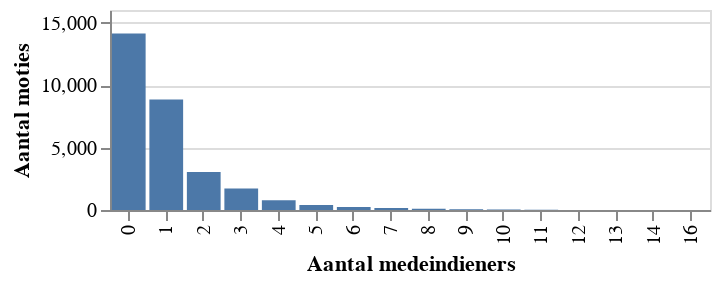

The notebook cell saved with this chart:
### Markdown cell above
In bovenstaande histogrammen gaat het vooral om de verdeling van de moties tijdens de kamerperiodes. Het absolute aantal is niet echt vergelijkbaar omdat de duur van de kabinetten verschillend is. 
* Balkenende IV: een piek van ongeveer 200 moties die nauwelijks stemmen krijgen (waarschijnlijk soort protestmoties), een grote piek met moties die rond de 35 stemmen blijven hangen en een piek met unaniem aangenomen moties
* Rutte I: relatief meer moties die het nipt wel of juist niet haalden.
* Rutte II: verlijkbaar met Balkenende IV, behalve dat de meeste moties onder de 75 bleven steken
* Rutte III: hele grote piek in het aantal unaniem aangenomen moties. Dit lijken er ook steeds meer te worden (500 in 2018, 700 in 2019 en 900 in 2020)

### Code cell
# hide_input
medeindieners = df['Medeindiener_persoon'].values
c = Counter(len(i) for i in medeindieners)
c.most_common()
source = pd.DataFrame(c.most_common()).rename(columns={0:'Aantal medeindieners',1:'Aantal moties'})
alt.Chart(source).mark_bar().encode(
    x=alt.X('Aantal medeindieners:O',sort=alt.EncodingSortField(field="x", op="count", order='ascending')),
    y='Aantal moties:Q'
).properties(width=300, height=100)

### Figure 1 — Vega-Lite specification as saved in the notebook (floating-point values rounded to 4 significant figures)
{"config": {"view": {"continuousWidth": 400, "continuousHeight": 300}}, "data": {"name": "data-846b617a9cde4279c30cce17d3ec7772"}, "mark": "bar", "encoding": {"x": {"type": "ordinal", "field": "Aantal medeindieners", "sort": {"field": "x", "op": "count", "order": "ascending"}}, "y": {"type": "quantitative", "field": "Aantal moties"}}, "height": 100, "width": 300, "$schema": "https://vega.github.io/schema/vega-lite/v4.8.1.json", "datasets": {"data-846b617a9cde4279c30cce17d3ec7772": [{"Aantal medeindieners": 0, "Aantal moties": 14127}, {"Aantal medeindieners": 1, "Aantal moties": 8840}, {"Aantal medeindieners": 2, "Aantal moties": 3049}, {"Aantal medeindieners": 3, "Aantal moties": 1713}, {"Aantal medeindieners": 4, "Aantal moties": 782}, {"Aantal medeindieners": 5, "Aantal moties": 393}, {"Aantal medeindieners": 6, "Aantal moties": 248}, {"Aantal medeindieners": 7, "Aantal moties": 151}, {"Aantal medeindieners": 8, "Aantal moties": 93}, {"Aantal medeindieners": 9, "Aantal moties": 55}, {"Aantal medeindieners": 10, "Aantal moties": 31}, {"Aantal medeindieners": 11, "Aantal moties": 14}, {"Aantal medeindieners": 12, "Aantal moties": 9}, {"Aantal medeindieners": 13, "Aantal moties": 5}, {"Aantal medeindieners": 14, "Aantal moties": 3}, {"Aantal medeindieners": 16, "Aantal moties": 1}]}}
